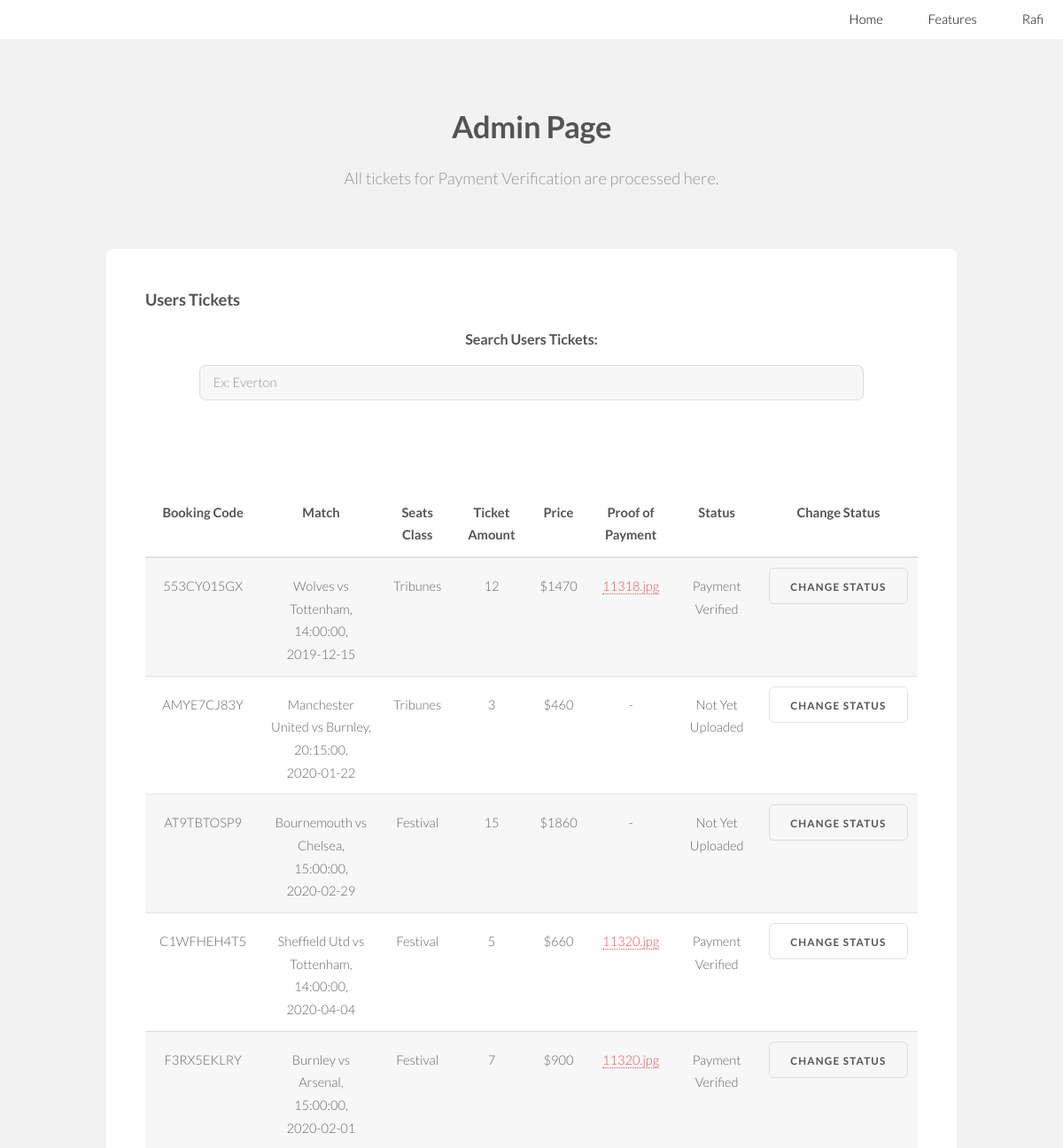
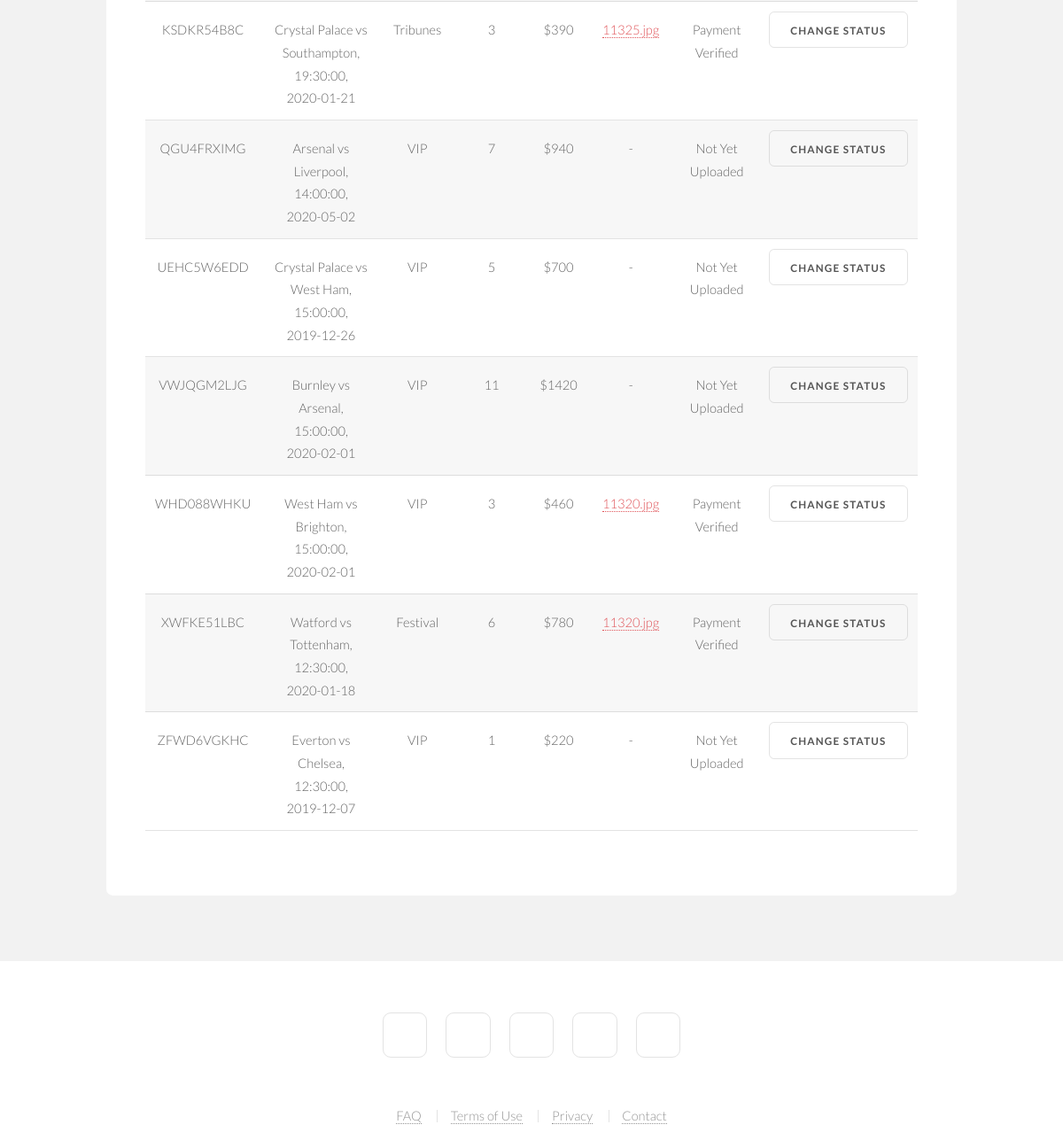
The page /SukaSport/admin.php (signed in) on the database its author committed (2 pictures, top to bottom).
### tables this page shows
CREATE TABLE `pembeliantiket` (
  `kodeBooking` varchar(10) NOT NULL,
  `idTiket` varchar(100) NOT NULL,
  `idUser` int(3) NOT NULL,
  `telepon` varchar(15) NOT NULL,
  `kelas` varchar(10) NOT NULL,
  `jumlah` int(3) NOT NULL,
  `harga` varchar(10) NOT NULL,
  `buktiBayar` varchar(100) NOT NULL,
  `status1` varchar(50) NOT NULL DEFAULT 'Not Yet Uploaded'
);

CREATE TABLE `tiket` (
  `idTiket` varchar(20) NOT NULL,
  `match1` varchar(100) NOT NULL,
  `stadium` varchar(25) NOT NULL,
  `alamat` varchar(100) NOT NULL,
  `tgl` varchar(20) NOT NULL,
  `jam` varchar(20) NOT NULL
);

### SukaSport/admin.php (the view, shortened to what this page needs)
<!DOCTYPE HTML>
<html>
	<head>
	</head>
	<body>
		<header id="header" class="alt skel-layers-fixed">
				<nav id="nav" style="color: black;">
					<ul>
						<li><a href="index.php">Home</a></li>
						<li>
							<a href="" class="icon fa-angle-down">Features</a>
						</li>
						<?php
								if(isset($_SESSION['username'])){
                                    if($_SESSION['username'] == "Admin"){
                                        echo '
                                        <li>
                                            <a class="icon fa-angle-down">'.$_SESSION['username'].'</a>
                                            <ul>
                                                <li><a href="admin.php">Admin Page</a></li>
                                                <li><a href="logout.php">Logout</a></li>
                                            </ul>
                                        </li>
                                        ';
                                    }else{
                                        echo '
                                        <li>
                                            <a class="icon fa-angle-down">'.$_SESSION['username'].'</a>
                                            <ul>
                                                <li><a href="tickets.php">Purchase Tickets</a></li>
                                                <li><a href="status.php">Ticket Status</a></li>
                                                <li><a href="logout.php">Logout</a></li>
                                            </ul>
                                        </li>
                                        ';
                                    }
								}else{
									echo '<li><a href="login/login.php">Sign In</a></li>';
								}
						?>
					</ul>
				</nav>
			</header>
			<section id="main" class="wrapper style1">
				<header class="major">
					<h2>Admin Page</h2>
					<p>All tickets for Payment Verification are processed here.</p>
				</header>
				<div class="container">
						<section id="content">
                            <h3>Users Tickets</h3>
                            <center>
                            <div class="6u 12u(3)" style="width:750px">
                                <h4>Search Users Tickets:</h4>
                                <input style="width:750px"type="text" name="search" id="name" value="" placeholder="Ex: Everton"/>
                                <br><br><br><br>
                            </div>
									<div class="table-wrapper">
										<table style="text-align: center; vertical-align: middle" id="ev1">
											<thead>
												<tr>
													<td><b>Booking Code</b></td>
													<td><b>Match</b></td>
                                                    <td><b>Seats Class</b></td>
                                                    <td><b>Ticket Amount</b></td>
                                                    <td><b>Price</b></td>
                                                    <td><b>Proof of Payment</b></td>
                                                    <td><b>Status</b></td>
                                                    <td><b>Change Status</b></td>
												</tr>
											</thead>
											<tbody>
                                            <?php
                                $koneksi = mysqli_connect('localhost','root','','tubeseai');
                                $sql = "SELECT kodeBooking, idTiket, kelas, jumlah, harga, buktiBayar, status1
                                FROM pembeliantiket";
                                $result = mysqli_query($koneksi, $sql);
                                $counter = 0;
                                if ($result->num_rows > 0) {
                                    while($row = $result->fetch_assoc()) {
                                        echo "<tr>";
                                        echo "<td class='codeB'>" . $row["kodeBooking"] . "</td>";
                                        $tieck = $row["idTiket"];
                                        $sql1 = "SELECT match1, tgl, jam FROM tiket WHERE idTiket = '$tieck'";
                                        $result1 = mysqli_query($koneksi, $sql1);
                                        if ($result1->num_rows > 0) {
                                            while($row1 = $result1->fetch_assoc()) {
                                                echo "<td>".$row1["match1"].", <br>".$row1["jam"].
												",<br>".$row1["tgl"]."</td>";
                                            }
                                        } else {
                                            echo "0 results";
                                        }
                                        echo "<td>". $row["kelas"]. "</td>";
                                        echo "<td>". $row["jumlah"]. "</td>";
                                        echo "<td>". $row["harga"]. "</td>";
                                        if($row["buktiBayar"] == ""){
                                            echo "<td>-</td>";
                                        }else{
                                            echo "<td><a href='buktiBayar/". $row["buktiBayar"]. "' target='_blank'>". $row["buktiBayar"]. "</a></td>";
                                        }
                                        echo "<td class='status1'>". $row["status1"]. "</td>";
                                        echo "<td class='status5'><input type='button' value='Change Status' class='button small' name='status3' id='change' src='".$counter."'></td>";
                                        echo "</tr>";
                                        $counter += 1;
                                    }
                                } else {
                                    echo "0 results";
                                }
                                ?>
											</tbody>
                                        </table>
                            </center>
									</div>
						</section>
			<footer id="footer">
				<ul class="icons">
					<li><a href="#" class="icon fa-twitter"><span class="label">Twitter</span></a></li>
					<li><a href="#" class="icon fa-facebook"><span class="label">Facebook</span></a></li>
					<li><a href="#" class="icon fa-instagram"><span class="label">Instagram</span></a></li>
					<li><a href="#" class="icon fa-dribbble"><span class="label">Dribbble</span></a></li>
					<li><a href="#" class="icon fa-envelope"><span class="label">Envelope</span></a></li>
				</ul>
				<ul class="menu">
					<li><a href="#">FAQ</a></li>
					<li><a href="#">Terms of Use</a></li>
					<li><a href="#">Privacy</a></li>
					<li><a href="#">Contact</a></li>
				</ul>
			</footer>
	</body>
</html>

### SukaSport/css/style-xlarge.css (style rules this page uses)
body, input, select, textarea { font-size: 12pt; }

### SukaSport/css/style-large.css (style rules this page uses)
body, input, select, textarea { font-size: 11pt; }

### rows shown on the page
pembeliantiket: kodeBooking "553CY015GX", kelas "Tribunes", jumlah "12", harga "$1470", buktiBayar "11318.jpg", status1 "Payment Verified"
tiket: match1 "Wolves vs Tottenham", jam "14:00:00", tgl "2019-12-15"
pembeliantiket: kodeBooking "AMYE7CJ83Y", kelas "Tribunes", jumlah "3", harga "$460", status1 "Not Yet Uploaded"
tiket: match1 "Manchester United vs Burnley", jam "20:15:00", tgl "2020-01-22"
pembeliantiket: kodeBooking "AT9TBTOSP9", kelas "Festival", jumlah "15", harga "$1860", status1 "Not Yet Uploaded"
tiket: match1 "Bournemouth vs Chelsea", jam "15:00:00", tgl "2020-02-29"
pembeliantiket: kodeBooking "C1WFHEH4T5", kelas "Festival", jumlah "5", harga "$660", buktiBayar "11320.jpg", status1 "Payment Verified"
tiket: match1 "Sheffield Utd vs Tottenham", jam "14:00:00", tgl "2020-04-04"
pembeliantiket: kodeBooking "F3RX5EKLRY", kelas "Festival", jumlah "7", harga "$900", buktiBayar "11320.jpg", status1 "Payment Verified"
tiket: match1 "Burnley vs Arsenal", jam "15:00:00", tgl "2020-02-01"
pembeliantiket: kodeBooking "KSDKR54B8C", kelas "Tribunes", jumlah "3", harga "$390", buktiBayar "11325.jpg", status1 "Payment Verified"
tiket: match1 "Crystal Palace vs Southampton", jam "19:30:00", tgl "2020-01-21"
pembeliantiket: kodeBooking "QGU4FRXIMG", kelas "VIP", jumlah "7", harga "$940", status1 "Not Yet Uploaded"
tiket: match1 "Arsenal vs Liverpool", jam "14:00:00", tgl "2020-05-02"
pembeliantiket: kodeBooking "UEHC5W6EDD", kelas "VIP", jumlah "5", harga "$700", status1 "Not Yet Uploaded"
tiket: match1 "Crystal Palace vs West Ham", jam "15:00:00", tgl "2019-12-26"
pembeliantiket: kodeBooking "VWJQGM2LJG", kelas "VIP", jumlah "11", harga "$1420", status1 "Not Yet Uploaded"
tiket: match1 "Burnley vs Arsenal", jam "15:00:00", tgl "2020-02-01"
pembeliantiket: kodeBooking "WHD088WHKU", kelas "VIP", jumlah "3", harga "$460", buktiBayar "11320.jpg", status1 "Payment Verified"
tiket: match1 "West Ham vs Brighton", jam "15:00:00", tgl "2020-02-01"
pembeliantiket: kodeBooking "XWFKE51LBC", kelas "Festival", jumlah "6", harga "$780", buktiBayar "11320.jpg", status1 "Payment Verified"
tiket: match1 "Watford vs Tottenham", jam "12:30:00", tgl "2020-01-18"
pembeliantiket: kodeBooking "ZFWD6VGKHC", kelas "VIP", jumlah "1", harga "$220", status1 "Not Yet Uploaded"
tiket: match1 "Everton vs Chelsea", jam "12:30:00", tgl "2019-12-07"

### other values the page prints
$_SESSION['username'] "Rafi"
